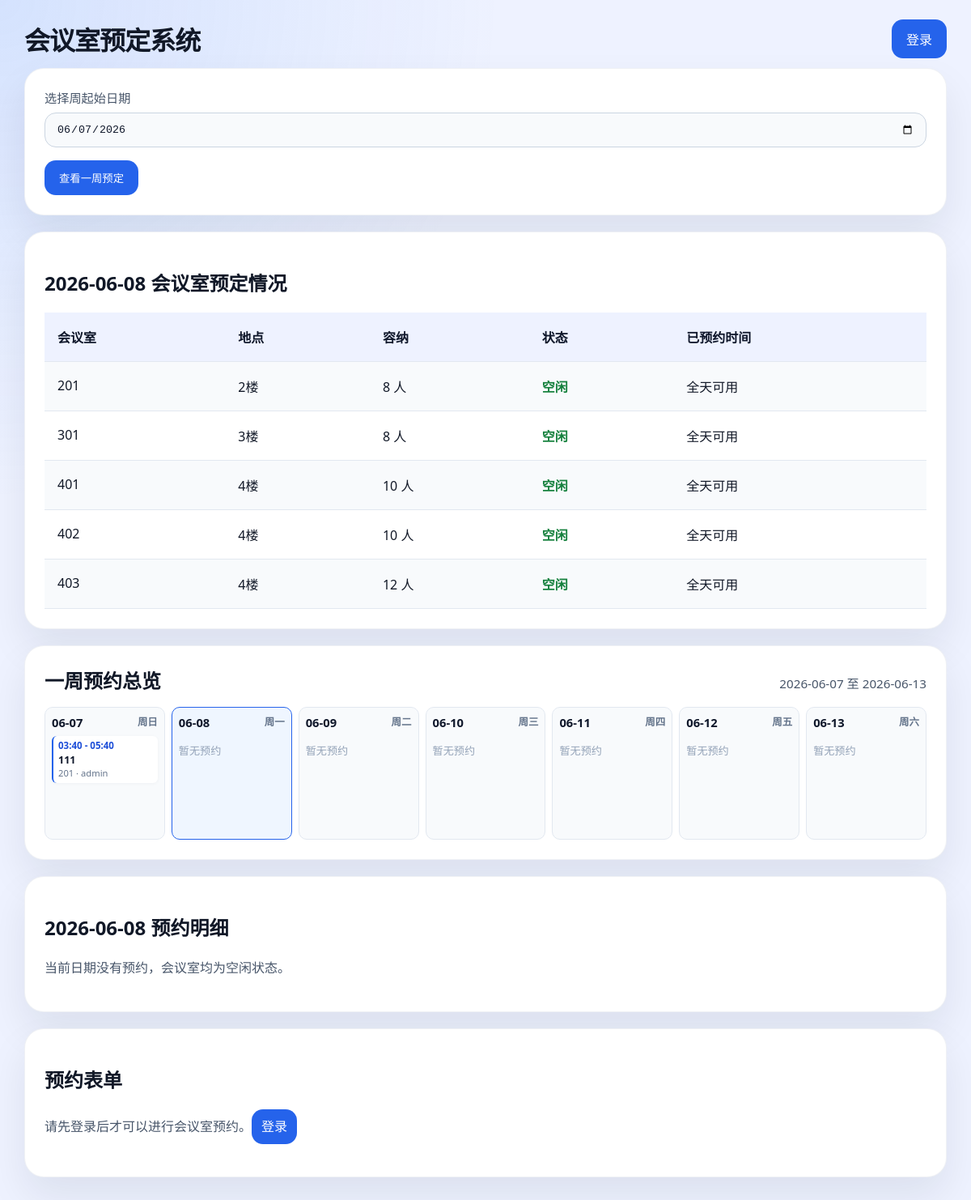
/?start=2026-06-07&date=2026-06-08, run on the app's committed database.
### tables this page shows
CREATE TABLE room (
                room_id INTEGER PRIMARY KEY AUTOINCREMENT,
                name TEXT NOT NULL UNIQUE,
                capacity INTEGER NOT NULL,
                location TEXT NOT NULL
            );

CREATE TABLE booking (
                booking_id INTEGER PRIMARY KEY AUTOINCREMENT,
                room_id INTEGER NOT NULL,
                date TEXT NOT NULL,
                start_time TEXT NOT NULL,
                end_time TEXT NOT NULL,
                owner TEXT NOT NULL,
                subject TEXT NOT NULL,
                attendees TEXT NOT NULL DEFAULT '', minutes TEXT NOT NULL DEFAULT '', owner_display TEXT NOT NULL DEFAULT '', attendee_usernames TEXT NOT NULL DEFAULT '',
                FOREIGN KEY (room_id) REFERENCES room(room_id) ON DELETE CASCADE
            );

### app.py (the view)
@app.route("/")
def index():
    week_start_day = parse_date(request.args.get("start") or request.args.get("date"), date.today())
    selected_day = parse_date(request.args.get("date"), week_start_day)
    selected_date = selected_day.isoformat()
    week_start = week_start_day.isoformat()
    week_end_day = week_start_day + timedelta(days=6)
    weekday_names = ["周一", "周二", "周三", "周四", "周五", "周六", "周日"]
    rooms = get_rooms()
    bookings = get_bookings_by_date(selected_date)
    week_bookings = get_bookings_by_date_range(week_start, week_end_day.isoformat())
    week_bookings_by_date = {}
    for booking in week_bookings:
        week_bookings_by_date.setdefault(booking["date"], []).append(booking)
    week_days = []
    for offset in range(7):
        day = week_start_day + timedelta(days=offset)
        day_key = day.isoformat()
        week_days.append({
            "date": day_key,
            "weekday": weekday_names[day.weekday()],
            "bookings": week_bookings_by_date.get(day_key, []),
        })
    bookings_by_room = {room["room_id"]: [] for room in rooms}
    for booking in bookings:
        bookings_by_room[booking["room_id"]].append(booking)
    room_status = []
    for room in rooms:
        room_bookings = bookings_by_room[room["room_id"]]
        if room_bookings:
            room_status.append({
                "room": room,
                "state": "已订",
                "summary": ", ".join(f"{b['start_time']}-{b['end_time']}" for b in room_bookings),
                "bookings": room_bookings,
            })
        else:
            room_status.append({
                "room": room,
                "state": "空闲",
                "summary": "全天可用",
                "bookings": [],
            })
    return render_template(
        "index.html",
        selected_date=selected_date,
        week_start=week_start,
        week_end=week_end_day.isoformat(),
        today=date.today().isoformat(),
        week_days=week_days,
        room_status=room_status,
        rooms=rooms,
        bookings=bookings,
        now_datetime=datetime.now().strftime("%Y-%m-%d %H:%M"),
    )

### app.py (called while the page is built)
def parse_date(value, default=None):
    try:
        return date.fromisoformat(value)
    except (TypeError, ValueError):
        return default or date.today()

@app.context_processor
def inject_user():
    return {"current_user": session.get("user")}

### models.py (called while the page is built)
def get_connection():
    conn = sqlite3.connect(DB_PATH)
    conn.row_factory = sqlite3.Row
    conn.execute("PRAGMA foreign_keys = ON")
    return conn

def fetch_all(query, params=()):
    with get_connection() as conn:
        cursor = conn.execute(query, params)
        return [dict(row) for row in cursor.fetchall()]

def get_rooms():
    return fetch_all("SELECT * FROM room ORDER BY name")

def get_bookings_by_date(date_value):
    return fetch_all(
        "SELECT b.*, r.name AS room_name FROM booking b JOIN room r ON b.room_id = r.room_id WHERE date = ? ORDER BY r.room_id, start_time",
        (date_value,),
    )

def get_bookings_by_date_range(start_date, end_date, room_id=None):
    query = "SELECT b.*, r.name AS room_name, r.location FROM booking b JOIN room r ON b.room_id = r.room_id WHERE date >= ? AND date <= ?"
    params = [start_date, end_date]
    if room_id:
        query += " AND b.room_id = ?"
        params.append(room_id)
    query += " ORDER BY b.date DESC, r.room_id, b.start_time"
    return fetch_all(query, tuple(params))

### templates/index.html (shortened to what this page needs)
<!DOCTYPE html>
<html lang="zh-CN">
<head>
</head>
<body>
<div class="container">
    <div style="display:flex; justify-content:space-between; align-items:center; gap:12px; margin-bottom:12px;">
        <h1>会议室预定系统</h1>
        <div>
            {% if current_user %}
                <span>欢迎，{{ current_user.username }}（{{ current_user.role }}）</span>
                <a href="/my_bookings" class="button" style="background:#10b981;">我的会议</a>
                <a href="/history" class="button" style="background:#7c3aed;">历史查询</a>
                <a href="/logout" class="button" style="background:#6b7280;">退出</a>
                {% if current_user.role == 'admin' %}
                    <a href="/admin" class="button">后台管理</a>
                {% endif %}
            {% else %}
                <a href="/login" class="button">登录</a>
            {% endif %}
        </div>
    </div>
    <div class="card">
        <form method="get" action="/">
            <div class="form-row">
                <label for="date">选择周起始日期</label>
                <input type="date" id="date" name="start" value="{{ week_start }}">
            </div>
            <button type="submit" class="button">查看一周预定</button>
        </form>
    </div>
    <div class="card">
        <h2>{{ selected_date }} 会议室预定情况</h2>
        <table>
            <thead>
            <tr>
                <th>会议室</th>
                <th>地点</th>
                <th>容纳</th>
                <th>状态</th>
                <th>已预约时间</th>
            </tr>
            </thead>
            <tbody>
            {% for item in room_status %}
                <tr>
                    <td>{{ item.room.name }}</td>
                    <td>{{ item.room.location }}</td>
                    <td>{{ item.room.capacity }} 人</td>
                    <td class="status {{ 'booked' if item.state == '已订' else 'free' }}">{{ item.state }}</td>
                    <td>{{ item.summary }}</td>
                </tr>
            {% endfor %}
            </tbody>
        </table>
    </div>
    <div class="card week-card">
        <div class="week-header">
            <h2>一周预约总览</h2>
            <div class="week-range">{{ week_start }} 至 {{ week_end }}</div>
        </div>
        <div class="week-grid">
            {% for day in week_days %}
                <a class="week-day {% if day.date == selected_date %}today{% endif %}" href="/?start={{ week_start }}&date={{ day.date }}#day-detail">
                    <div class="week-date">
                        <strong>{{ day.date[5:] }}</strong>
                        <span>{{ day.weekday }}</span>
                    </div>
                    {% if day.bookings %}
                        {% for booking in day.bookings %}
                            <div class="week-booking">
                                <div class="week-booking-time">{{ booking.start_time }} - {{ booking.end_time }}</div>
                                <div class="week-booking-title">{{ booking.subject }}</div>
                                <div class="week-booking-meta">{{ booking.room_name }} · {{ booking.owner_display or booking.owner }}</div>
                            </div>
                        {% endfor %}
                    {% else %}
                        <div class="week-empty">暂无预约</div>
                    {% endif %}
                </a>
            {% endfor %}
        </div>
    </div>
    <div class="card" id="day-detail">
        <h2>{{ selected_date }} 预约明细</h2>
        {% if bookings %}
            <table>
                <thead>
                <tr>
                    <th>会议室</th>
                    <th>时间</th>
                    <th>主题</th>
                    <th>申请人</th>
                    <th>参会人员</th>
                    {% if current_user %}<th>操作</th>{% endif %}
                </tr>
                </thead>
                <tbody>
                {% for booking in bookings %}
                    {% set start_datetime = booking.date ~ " " ~ booking.start_time %}
                    <tr>
                        <td>{{ booking.room_name }}</td>
                        <td>{{ booking.start_time }} - {{ booking.end_time }}</td>
                        <td>{{ booking.subject }}</td>
                        <td>{{ booking.owner_display or booking.owner }}</td>
                        <td>{{ booking.attendees }}</td>
                        {% if current_user %}
                            <td>
                                {% if booking.owner == current_user.username and start_datetime > now_datetime %}
                                    <form method="post" action="/booking/cancel/{{ booking.booking_id }}" onsubmit="return confirm('确定取消这个会议预约吗？');">
                                        <input type="hidden" name="return_to" value="/?start={{ week_start }}&date={{ selected_date }}#day-detail">
                                        <button type="submit" class="button cancel">取消预约</button>
                                    </form>
                                {% else %}
                                    <span style="color:#94a3b8;">-</span>
                                {% endif %}
                            </td>
                        {% endif %}
                    </tr>
                {% endfor %}
                </tbody>
            </table>
        {% else %}
            <p class="note">当前日期没有预约，会议室均为空闲状态。</p>
        {% endif %}
    </div>
    <div class="grid">
        <div class="card">
            <h2>预约表单</h2>
        {% if current_user %}
            <form method="post" action="/book" id="booking-form">
                <div class="form-alert" id="booking-time-alert"></div>
                <div class="form-row">
                    <label for="room_id">选择会议室</label>
                    <select id="room_id" name="room_id" required>
                        {% for room in rooms %}
                            <option value="{{ room.room_id }}">{{ room.name }}（{{ room.location }} / {{ room.capacity }}人）</option>
                        {% endfor %}
                    </select>
                </div>
                <div class="form-row">
                    <label for="date">会议日期</label>
                    <input type="date" id="date" name="date" value="{{ selected_date }}" min="{{ today }}" required>
                </div>
                <div class="form-row">
                    <label for="start_time">开始时间</label>
                    <div class="time-wheel" data-time-wheel>
                        <input type="text" id="start_time" name="start_time" class="time-wheel-input" placeholder="请选择开始时间" autocomplete="off" inputmode="none" readonly required data-time-input>
                        <div class="time-wheel-panel" data-time-panel>
                            <div class="time-wheel-column" data-hour-list></div>
                            <div class="time-wheel-column" data-minute-list></div>
                        </div>
                    </div>
                </div>
                <div class="form-row">
                    <label for="end_time">结束时间</label>
                    <div class="time-wheel" data-time-wheel>
                        <input type="text" id="end_time" name="end_time" class="time-wheel-input" placeholder="请选择结束时间" autocomplete="off" inputmode="none" readonly required data-time-input>
                        <div class="time-wheel-panel" data-time-panel>
                            <div class="time-wheel-column" data-hour-list></div>
                            <div class="time-wheel-column" data-minute-list></div>
                        </div>
                    </div>
                </div>
                <div class="form-row">
                    <label for="subject">会议主题</label>
                    <input type="text" id="subject" name="subject" placeholder="请输入会议主题" required>
                </div>
                <div class="form-row">
                    <label for="owner">申请人</label>
                    <input type="text" id="owner" value="{{ current_user.display_name or current_user.username }}" readonly>
                </div>
                <div class="form-row">
                    <label for="attendees">参会人员</label>
                    <div class="attendee-picker">
                        <input type="text" id="attendees" name="attendees" placeholder="只能选择后台已配置用户，用逗号分隔" autocomplete="off" data-ad-picker="true" required>
                        <div class="attendee-menu" id="attendees-menu"></div>
                    </div>
                </div>
                <button type="submit" class="button" id="booking-submit">提交预约</button>
            </form>
        {% else %}
            <p class="note">请先登录后才可以进行会议室预约。<a href="/login" class="button" style="padding:8px 12px; display:inline-block;">登录</a></p>
        {% endif %}
        </div>
    </div>
</div>
</body>
</html>

### templates/index.html (style rules this page uses)
:root { color-scheme: light; font-family: "Segoe UI", Tahoma, Geneva, Verdana, sans-serif; color: #111827; background: #eef2ff; }
* { box-sizing: border-box; }
body { margin: 0; min-height: 100vh; background: radial-gradient(circle at top left, rgba(59,130,246,0.14), transparent 32%), #eef2ff; }
.container { max-width: 1180px; margin: 0 auto; padding: 24px 20px 40px; }
h1 { margin: 0; font-size: clamp(2rem, 2.4vw, 2.6rem); letter-spacing: -0.03em; }
.card { background: #ffffff; border: 1px solid rgba(148,163,184,0.15); border-radius: 24px; box-shadow: 0 24px 50px rgba(15,23,42,0.08); padding: 24px; margin-bottom: 20px; }
.grid { display: grid; grid-template-columns: minmax(0, 1fr); gap: 22px; }
table { width: 100%; border-collapse: separate; border-spacing: 0; margin-top: 14px; background: #fff; }
th, td { padding: 18px 16px; border-bottom: 1px solid #e2e8f0; }
th { background: #eef2ff; color: #0f172a; font-weight: 600; text-align: left; }
tbody tr:nth-child(odd) { background: #f8fafc; }
tbody tr { height: auto; }
tbody tr td { vertical-align: top; }
.status { font-weight: 700; }
.status.free { color: #15803d; }
.button { display: inline-flex; align-items: center; justify-content: center; gap: 8px; padding: 12px 18px; background: #2563eb; color: #ffffff; text-decoration: none; border-radius: 14px; border: none; cursor: pointer; transition: transform 0.16s ease, background 0.16s ease; }
.form-row { margin-bottom: 16px; }
label { display: block; margin-bottom: 8px; font-size: 0.95rem; color: #475569; }
input, select { width: 100%; padding: 12px 14px; border: 1px solid #cbd5e1; border-radius: 14px; background: #f8fafc; color: #0f172a; }
.note { color: #475569; margin-top: 10px; line-height: 1.7; }
.week-header { display: flex; justify-content: space-between; align-items: baseline; gap: 12px; flex-wrap: wrap; margin-bottom: 16px; }
.week-header h2 { margin: 0; }
.week-range { color: #475569; font-size: 0.95rem; }
.week-card { overflow: hidden; }
.week-grid { display: grid; grid-template-columns: repeat(7, minmax(0, 1fr)); gap: 8px; width: 100%; }
.week-day { display: block; min-width: 0; min-height: 164px; border: 1px solid #e2e8f0; border-radius: 10px; background: #f8fafc; padding: 8px; color: inherit; text-decoration: none; transition: border-color 0.16s ease, transform 0.16s ease, background 0.16s ease; overflow: hidden; }
.week-day.today { border-color: #2563eb; background: #eff6ff; }
.week-date { display: flex; justify-content: space-between; gap: 6px; color: #0f172a; font-weight: 700; margin-bottom: 7px; font-size: 0.92rem; }
.week-date span { color: #64748b; font-size: 0.78rem; font-weight: 600; }
.week-booking { border-left: 2px solid #2563eb; background: #ffffff; border-radius: 6px; padding: 5px 6px; margin-bottom: 5px; box-shadow: 0 1px 4px rgba(15,23,42,0.04); }
.week-booking-time { color: #1d4ed8; font-weight: 700; font-size: 0.72rem; line-height: 1.25; white-space: nowrap; overflow: hidden; text-overflow: ellipsis; }
.week-booking-title { margin-top: 2px; color: #0f172a; font-weight: 600; font-size: 0.78rem; line-height: 1.25; overflow: hidden; display: -webkit-box; -webkit-line-clamp: 2; -webkit-box-orient: vertical; }
.week-booking-meta { margin-top: 2px; color: #64748b; font-size: 0.7rem; line-height: 1.25; white-space: nowrap; overflow: hidden; text-overflow: ellipsis; }
.week-empty { color: #94a3b8; font-size: 0.82rem; padding-top: 8px; }

### data on the page
room: room.name "201", room.location "2楼", room.capacity "8"
room: room.name "301", room.location "3楼", room.capacity "8"
room: room.name "401", room.location "4楼", room.capacity "10"
room: room.name "402", room.location "4楼", room.capacity "10"
room: room.name "403", room.location "4楼", room.capacity "12"
booking: start_time "03:40", end_time "05:40", subject "111", room_name "201", owner_display "admin"

### other printed values
{{ selected_date }} "2026-06-08"
{{ item.state }} "空闲" "空闲" "空闲" "空闲" "空闲"
{{ item.summary }} "全天可用" "全天可用" "全天可用" "全天可用" "全天可用"
{{ week_start }} "2026-06-07"
{{ week_end }} "2026-06-13"
{{ day.date[5:] }} "06-07" "06-08" "06-09" "06-10" "06-11" "06-12" "06-13"
{{ day.weekday }} "周日" "周一" "周二" "周三" "周四" "周五" "周六"
